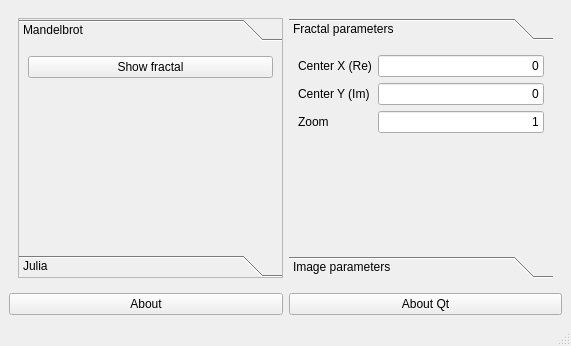
<?xml version="1.0" encoding="UTF-8"?>
<ui version="4.0">
 <author>Marco Ambu</author>
 <class>MainWindow</class>
 <widget class="QMainWindow" name="MainWindow">
  <property name="geometry">
   <rect>
    <x>0</x>
    <y>0</y>
    <width>571</width>
    <height>346</height>
   </rect>
  </property>
  <property name="windowTitle">
   <string>Qt Fractal Generator</string>
  </property>
  <property name="windowIcon">
   <iconset resource="resources.qrc">
    <normaloff>:/logo/logo_24x24.png</normaloff>:/logo/logo_24x24.png</iconset>
  </property>
  <widget class="QWidget" name="centralwidget">
   <property name="sizePolicy">
    <sizepolicy hsizetype="Expanding" vsizetype="Expanding">
     <horstretch>0</horstretch>
     <verstretch>0</verstretch>
    </sizepolicy>
   </property>
   <property name="autoFillBackground">
    <bool>false</bool>
   </property>
   <layout class="QVBoxLayout" name="verticalLayout">
    <item>
     <widget class="QWidget" name="widget" native="true">
      <layout class="QHBoxLayout" name="horizontalLayout">
       <item>
        <widget class="QToolBox" name="toolBoxFractals">
         <property name="autoFillBackground">
          <bool>false</bool>
         </property>
         <property name="frameShape">
          <enum>QFrame::StyledPanel</enum>
         </property>
         <property name="frameShadow">
          <enum>QFrame::Plain</enum>
         </property>
         <property name="currentIndex">
          <number>0</number>
         </property>
         <widget class="QWidget" name="pageMandelbrot">
          <property name="geometry">
           <rect>
            <x>0</x>
            <y>0</y>
            <width>263</width>
            <height>164</height>
           </rect>
          </property>
          <attribute name="label">
           <string>Mandelbrot</string>
          </attribute>
          <layout class="QVBoxLayout" name="verticalLayout_3">
           <item>
            <layout class="QVBoxLayout" name="verticalLayout_6">
             <item>
              <widget class="QPushButton" name="showMandelbrot">
               <property name="text">
                <string>Show fractal</string>
               </property>
              </widget>
             </item>
             <item>
              <spacer name="verticalSpacer">
               <property name="orientation">
                <enum>Qt::Vertical</enum>
               </property>
               <property name="sizeHint" stdset="0">
                <size>
                 <width>20</width>
                 <height>40</height>
                </size>
               </property>
              </spacer>
             </item>
            </layout>
           </item>
          </layout>
         </widget>
         <widget class="QWidget" name="pageJulia">
          <property name="geometry">
           <rect>
            <x>0</x>
            <y>0</y>
            <width>302</width>
            <height>164</height>
           </rect>
          </property>
          <attribute name="label">
           <string>Julia</string>
          </attribute>
          <layout class="QVBoxLayout" name="verticalLayout_4">
           <item>
            <layout class="QFormLayout" name="formLayout_4">
             <item row="0" column="0">
              <widget class="QLabel" name="label_13">
               <property name="text">
                <string>Computation point X (Re)</string>
               </property>
              </widget>
             </item>
             <item row="0" column="1">
              <widget class="QLineEdit" name="computationRe_Julia">
               <property name="text">
                <string>0</string>
               </property>
               <property name="alignment">
                <set>Qt::AlignRight|Qt::AlignTrailing|Qt::AlignVCenter</set>
               </property>
              </widget>
             </item>
             <item row="1" column="0">
              <widget class="QLabel" name="label_14">
               <property name="text">
                <string>Computation point Y (Im)</string>
               </property>
              </widget>
             </item>
             <item row="1" column="1">
              <widget class="QLineEdit" name="computationIm_Julia">
               <property name="text">
                <string>0</string>
               </property>
               <property name="alignment">
                <set>Qt::AlignRight|Qt::AlignTrailing|Qt::AlignVCenter</set>
               </property>
              </widget>
             </item>
            </layout>
           </item>
           <item>
            <widget class="QPushButton" name="showJulia">
             <property name="text">
              <string>Show fractal</string>
             </property>
            </widget>
           </item>
           <item>
            <spacer name="verticalSpacer_2">
             <property name="orientation">
              <enum>Qt::Vertical</enum>
             </property>
             <property name="sizeHint" stdset="0">
              <size>
               <width>20</width>
               <height>40</height>
              </size>
             </property>
            </spacer>
           </item>
          </layout>
         </widget>
        </widget>
       </item>
       <item>
        <widget class="QToolBox" name="toolBoxCommon">
         <widget class="QWidget" name="pageParameters">
          <property name="geometry">
           <rect>
            <x>0</x>
            <y>0</y>
            <width>264</width>
            <height>166</height>
           </rect>
          </property>
          <attribute name="label">
           <string>Fractal parameters</string>
          </attribute>
          <layout class="QVBoxLayout" name="verticalLayout_7">
           <item>
            <layout class="QFormLayout" name="formLayout_5">
             <item row="0" column="0">
              <widget class="QLabel" name="label_16">
               <property name="text">
                <string>Center X (Re)</string>
               </property>
              </widget>
             </item>
             <item row="0" column="1">
              <widget class="QLineEdit" name="centerRe">
               <property name="text">
                <string>0</string>
               </property>
               <property name="alignment">
                <set>Qt::AlignRight|Qt::AlignTrailing|Qt::AlignVCenter</set>
               </property>
              </widget>
             </item>
             <item row="1" column="0">
              <widget class="QLabel" name="label_17">
               <property name="text">
                <string>Center Y (Im)</string>
               </property>
              </widget>
             </item>
             <item row="1" column="1">
              <widget class="QLineEdit" name="centerIm">
               <property name="text">
                <string>0</string>
               </property>
               <property name="alignment">
                <set>Qt::AlignRight|Qt::AlignTrailing|Qt::AlignVCenter</set>
               </property>
              </widget>
             </item>
             <item row="2" column="0">
              <widget class="QLabel" name="label_15">
               <property name="text">
                <string>Zoom</string>
               </property>
              </widget>
             </item>
             <item row="2" column="1">
              <widget class="QLineEdit" name="zoom">
               <property name="text">
                <string>1</string>
               </property>
               <property name="alignment">
                <set>Qt::AlignRight|Qt::AlignTrailing|Qt::AlignVCenter</set>
               </property>
              </widget>
             </item>
            </layout>
           </item>
          </layout>
         </widget>
         <widget class="QWidget" name="pageImage">
          <property name="geometry">
           <rect>
            <x>0</x>
            <y>0</y>
            <width>264</width>
            <height>166</height>
           </rect>
          </property>
          <attribute name="label">
           <string>Image parameters</string>
          </attribute>
          <layout class="QVBoxLayout" name="verticalLayout_2">
           <item>
            <layout class="QFormLayout" name="formLayout_2">
             <property name="fieldGrowthPolicy">
              <enum>QFormLayout::AllNonFixedFieldsGrow</enum>
             </property>
             <item row="0" column="0">
              <widget class="QLabel" name="label_3">
               <property name="text">
                <string>Width</string>
               </property>
              </widget>
             </item>
             <item row="0" column="1">
              <widget class="QLineEdit" name="imageWidth">
               <property name="text">
                <string>320</string>
               </property>
               <property name="alignment">
                <set>Qt::AlignRight|Qt::AlignTrailing|Qt::AlignVCenter</set>
               </property>
              </widget>
             </item>
             <item row="1" column="0">
              <widget class="QLabel" name="label_4">
               <property name="text">
                <string>Height</string>
               </property>
              </widget>
             </item>
             <item row="1" column="1">
              <widget class="QLineEdit" name="imageHeight">
               <property name="text">
                <string>240</string>
               </property>
               <property name="alignment">
                <set>Qt::AlignRight|Qt::AlignTrailing|Qt::AlignVCenter</set>
               </property>
              </widget>
             </item>
             <item row="2" column="0">
              <widget class="QLabel" name="label_6">
               <property name="text">
                <string>Color scheme</string>
               </property>
              </widget>
             </item>
             <item row="2" column="1">
              <widget class="QComboBox" name="colorScheme"/>
             </item>
            </layout>
           </item>
          </layout>
         </widget>
        </widget>
       </item>
      </layout>
     </widget>
    </item>
    <item>
     <layout class="QHBoxLayout" name="horizontalLayout_2">
      <item>
       <widget class="QPushButton" name="pushButtonAbout">
        <property name="text">
         <string>About</string>
        </property>
       </widget>
      </item>
      <item>
       <widget class="QPushButton" name="pushButtonAboutQt">
        <property name="text">
         <string>About Qt</string>
        </property>
       </widget>
      </item>
     </layout>
    </item>
   </layout>
  </widget>
  <widget class="QMenuBar" name="menubar">
   <property name="geometry">
    <rect>
     <x>0</x>
     <y>0</y>
     <width>571</width>
     <height>25</height>
    </rect>
   </property>
  </widget>
  <widget class="QStatusBar" name="statusbar"/>
 </widget>
 <resources>
  <include location="resources.qrc"/>
 </resources>
 <connections>
  <connection>
   <sender>pushButtonAboutQt</sender>
   <signal>clicked()</signal>
   <receiver>MainWindow</receiver>
   <slot>aboutQt()</slot>
   <hints>
    <hint type="sourcelabel">
     <x>408</x>
     <y>220</y>
    </hint>
    <hint type="destinationlabel">
     <x>274</x>
     <y>132</y>
    </hint>
   </hints>
  </connection>
  <connection>
   <sender>showMandelbrot</sender>
   <signal>clicked()</signal>
   <receiver>MainWindow</receiver>
   <slot>showMandelbrot()</slot>
   <hints>
    <hint type="sourcelabel">
     <x>150</x>
     <y>98</y>
    </hint>
    <hint type="destinationlabel">
     <x>285</x>
     <y>172</y>
    </hint>
   </hints>
  </connection>
  <connection>
   <sender>showJulia</sender>
   <signal>clicked()</signal>
   <receiver>MainWindow</receiver>
   <slot>showJulia()</slot>
   <hints>
    <hint type="sourcelabel">
     <x>169</x>
     <y>196</y>
    </hint>
    <hint type="destinationlabel">
     <x>285</x>
     <y>172</y>
    </hint>
   </hints>
  </connection>
  <connection>
   <sender>pushButtonAbout</sender>
   <signal>clicked()</signal>
   <receiver>MainWindow</receiver>
   <slot>about()</slot>
   <hints>
    <hint type="sourcelabel">
     <x>146</x>
     <y>269</y>
    </hint>
    <hint type="destinationlabel">
     <x>285</x>
     <y>172</y>
    </hint>
   </hints>
  </connection>
 </connections>
 <slots>
  <slot>showMandelbrot()</slot>
  <slot>aboutQt()</slot>
  <slot>showJulia()</slot>
  <slot>about()</slot>
 </slots>
</ui>
